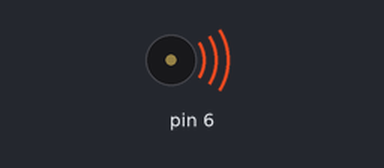
Recording of a sketch running on a simulated Arduino Leonardo, built with avr-gcc and run on an emulated ATmega32U4. Shown: buzzer (waves = sounding). What the sketch prints to the serial monitor is not drawn.

Above: at 0.4 s.
Timing chart, 0 to 24.9 s (numbered marks = the images above):
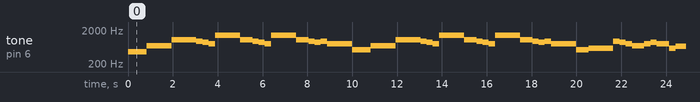

The sketch:

buzzo.ino
```cpp
#include <Zumo32U4.h>

Zumo32U4Motors motors;
Zumo32U4Buzzer buzzer;

int NOTE_B0;
int NOTE_C1;
int NOTE_CS1;
int NOTE_D1;
int NOTE_DS1;
int NOTE_E1;
int NOTE_F1;
int NOTE_FS1;
int NOTE_G1;
int NOTE_GS1;
int NOTE_A1;
int NOTE_AS1;
int NOTE_B1;
int NOTE_C2;
int NOTE_CS2;
int NOTE_D2;
int NOTE_DS2;
int NOTE_E2;
int NOTE_F2;
int NOTE_FS2;
int NOTE_G2;
int NOTE_GS2;
int NOTE_A2;
int NOTE_AS2;
int NOTE_B2;
int NOTE_C3;
int NOTE_CS3;
int NOTE_D3;
int NOTE_DS3;
int NOTE_E3;
int NOTE_F3;
int NOTE_FS3;
int NOTE_G3;
int NOTE_GS3;
int NOTE_A3;
int NOTE_AS3;
int NOTE_B3;
int NOTE_C4;
int NOTE_CS4;
int NOTE_D4;
int NOTE_DS4;
int NOTE_E4;
int NOTE_F4;
int NOTE_FS4;
int NOTE_G4;
int NOTE_GS4;
int NOTE_A4;
int NOTE_AS4;
int NOTE_B4;
int NOTE_C5;
int NOTE_CS5;
int NOTE_D5;
int NOTE_DS5;
int NOTE_E5;
int NOTE_F5;
int NOTE_FS5;
int NOTE_G5;
int NOTE_GS5;
int NOTE_A5;
int NOTE_AS5;
int NOTE_B5;
int NOTE_C6;
int NOTE_CS6;
int NOTE_D6;
int NOTE_DS6;
int NOTE_E6;
int NOTE_F6;
int NOTE_FS6;
int NOTE_G6;
int NOTE_GS6;
int NOTE_A6;
int NOTE_AS6;
int NOTE_B6;
int NOTE_C7;
int NOTE_CS7;
int NOTE_D7;
int NOTE_DS7;
int NOTE_E7;
int NOTE_F7;
int NOTE_FS7;
int NOTE_G7;
int NOTE_GS7;
int NOTE_A7;
int NOTE_AS7;
int NOTE_B7;
int NOTE_C8;
int NOTE_CS8;
int NOTE_D8;
int NOTE_DS8;
int REST;

// change this to make the song slower or faster
int tempo;

// notes of the moledy followed by the duration.
// a 4 means a quarter note, 8 an eighteenth , 16 sixteenth, so on
// !!negative numbers are used to represent dotted notes,
// so -4 means a dotted quarter note, that is, a quarter plus an eighteenth!!
int melody[175];

// sizeof gives the number of bytes, each int value is composed of two bytes (16 bits)
// there are two values per note (pitch and duration), so for each note there are four bytes
int notes = sizeof(melody) / sizeof(melody[0]) / 2;

// this calculates the duration of a whole note in ms
int wholenote = (60000 * 4) / tempo;
int divider;
int noteDuration;

void setNotes()
{
  NOTE_B0 = 31;
  NOTE_C1 = 33;
  NOTE_CS1 = 35;
  NOTE_D1 = 37;
  NOTE_DS1 = 39;
  NOTE_E1 = 41;
  NOTE_F1 = 44;
  NOTE_FS1 = 46;
  NOTE_G1 = 49;
  NOTE_GS1 = 52;
  NOTE_A1 = 55;
  NOTE_AS1 = 58;
  NOTE_B1 = 62;
  NOTE_C2 = 65;
  NOTE_CS2 = 69;
  NOTE_D2 = 73;
  NOTE_DS2 = 78;
  NOTE_E2 = 82;
  NOTE_F2 = 87;
  NOTE_FS2 = 93;
  NOTE_G2 = 98;
  NOTE_GS2 = 104;
  NOTE_A2 = 110;
  NOTE_AS2 = 117;
  NOTE_B2 = 123;
  NOTE_C3 = 131;
  NOTE_CS3 = 139;
  NOTE_D3 = 147;
  NOTE_DS3 = 156;
  NOTE_E3 = 165;
  NOTE_F3 = 175;
  NOTE_FS3 = 185;
  NOTE_G3 = 196;
  NOTE_GS3 = 208;
  NOTE_A3 = 220;
  NOTE_AS3 = 233;
  NOTE_B3 = 247;
  NOTE_C4 = 262;
  NOTE_CS4 = 277;
  NOTE_D4 = 294;
  NOTE_DS4 = 311;
  NOTE_E4 = 330;
  NOTE_F4 = 349;
  NOTE_FS4 = 370;
  NOTE_G4 = 392;
  NOTE_GS4 = 415;
  NOTE_A4 = 440;
  NOTE_AS4 = 466;
  NOTE_B4 = 494;
  NOTE_C5 = 523;
  NOTE_CS5 = 554;
  NOTE_D5 = 587;
  NOTE_DS5 = 622;
  NOTE_E5 = 659;
  NOTE_F5 = 698;
  NOTE_FS5 = 740;
  NOTE_G5 = 784;
  NOTE_GS5 = 831;
  NOTE_A5 = 880;
  NOTE_AS5 = 932;
  NOTE_B5 = 988;
  NOTE_C6 = 1047;
  NOTE_CS6 = 1109;
  NOTE_D6 = 1175;
  NOTE_DS6 = 1245;
  NOTE_E6 = 1319;
  NOTE_F6 = 1397;
  NOTE_FS6 = 1480;
  NOTE_G6 = 1568;
  NOTE_GS6 = 1661;
  NOTE_A6 = 1760;
  NOTE_AS6 = 1865;
  NOTE_B6 = 1976;
  NOTE_C7 = 2093;
  NOTE_CS7 = 2217;
  NOTE_D7 = 2349;
  NOTE_DS7 = 2489;
  NOTE_E7 = 2637;
  NOTE_F7 = 2794;
  NOTE_FS7 = 2960;
  NOTE_G7 = 3136;
  NOTE_GS7 = 3322;
  NOTE_A7 = 3520;
  NOTE_AS7 = 3729;
  NOTE_B7 = 3951;
  NOTE_C8 = 4186;
  NOTE_CS8 = 4435;
  NOTE_D8 = 4699;
  NOTE_DS8 = 4978;
  REST = 0;
}

void setMelody()
{
  int melody2[] = {

      // Dart Vader theme (Imperial March) - Star wars
      // Score available at https://musescore.com/user/202909/scores/1141521
      // The tenor saxophone part was used

      NOTE_AS4, 8, NOTE_AS4, 8, NOTE_AS4, 8, // 1
      NOTE_F5, 2, NOTE_C6, 2,
      NOTE_AS5, 8, NOTE_A5, 8, NOTE_G5, 8, NOTE_F6, 2, NOTE_C6, 4,
      NOTE_AS5, 8, NOTE_A5, 8, NOTE_G5, 8, NOTE_F6, 2, NOTE_C6, 4,
      NOTE_AS5, 8, NOTE_A5, 8, NOTE_AS5, 8, NOTE_G5, 2, NOTE_C5, 8, NOTE_C5, 8, NOTE_C5, 8,
      NOTE_F5, 2, NOTE_C6, 2,
      NOTE_AS5, 8, NOTE_A5, 8, NOTE_G5, 8, NOTE_F6, 2, NOTE_C6, 4,

      NOTE_AS5, 8, NOTE_A5, 8, NOTE_G5, 8, NOTE_F6, 2, NOTE_C6, 4, // 8
      NOTE_AS5, 8, NOTE_A5, 8, NOTE_AS5, 8, NOTE_G5, 2, NOTE_C5, -8, NOTE_C5, 16,
      NOTE_D5, -4, NOTE_D5, 8, NOTE_AS5, 8, NOTE_A5, 8, NOTE_G5, 8, NOTE_F5, 8,
      NOTE_F5, 8, NOTE_G5, 8, NOTE_A5, 8, NOTE_G5, 4, NOTE_D5, 8, NOTE_E5, 4, NOTE_C5, -8, NOTE_C5, 16,
      NOTE_D5, -4, NOTE_D5, 8, NOTE_AS5, 8, NOTE_A5, 8, NOTE_G5, 8, NOTE_F5, 8,

      NOTE_C6, -8, NOTE_G5, 16, NOTE_G5, 2, REST, 8, NOTE_C5, 8, // 13
      NOTE_D5, -4, NOTE_D5, 8, NOTE_AS5, 8, NOTE_A5, 8, NOTE_G5, 8, NOTE_F5, 8,
      NOTE_F5, 8, NOTE_G5, 8, NOTE_A5, 8, NOTE_G5, 4, NOTE_D5, 8, NOTE_E5, 4, NOTE_C6, -8, NOTE_C6, 16,
      NOTE_F6, 4, NOTE_DS6, 8, NOTE_CS6, 4, NOTE_C6, 8, NOTE_AS5, 4, NOTE_GS5, 8, NOTE_G5, 4, NOTE_F5, 8,
      NOTE_C6, 1

  };
  for(int i = 0; i < sizeof(melody2); i++)
  {
    melody[i] = melody2[i];
  }
}

void setup()
{
  Serial.begin(9600);
  setNotes();
  setMelody();
  tempo = 108;

  notes = sizeof(melody) / sizeof(melody[0]) / 2;

  // this calculates the duration of a whole note in ms
  wholenote = (60000 * 4) / tempo;
  divider = 0;
  noteDuration = 0;
}

void loop()
{
  for (int thisNote = 0; thisNote < notes * 2; thisNote = thisNote + 2)
  {

    // calculates the duration of each note
    divider = melody[thisNote + 1];
    if (divider > 0)
    {
      // regular note, just proceed
      noteDuration = (wholenote) / divider;
    }
    else if (divider < 0)
    {
      // dotted notes are represented with negative durations!!
      noteDuration = (wholenote) / abs(divider);
      noteDuration *= 1.5; // increases the duration in half for dotted notes
    }
    Serial.write("\r\n");
    Serial.write(melody[thisNote]);
    Serial.write("\t");
    Serial.write(noteDuration);

    // we only play the note for 90% of the duration, leaving 10% as a pause
    buzzer.playFrequency(melody[thisNote], noteDuration, 5);
    delay(noteDuration);
  }
}
```

Measured:
- by itself, tone on pin 6: plays 466 Hz for 0.83 s, 698 Hz for 1.1 s, 1047 Hz for 1.1 s, 932 Hz for 0.28 s, 880 Hz for 0.28 s, 784 Hz for 0.28 s … (244 notes in this stretch)
